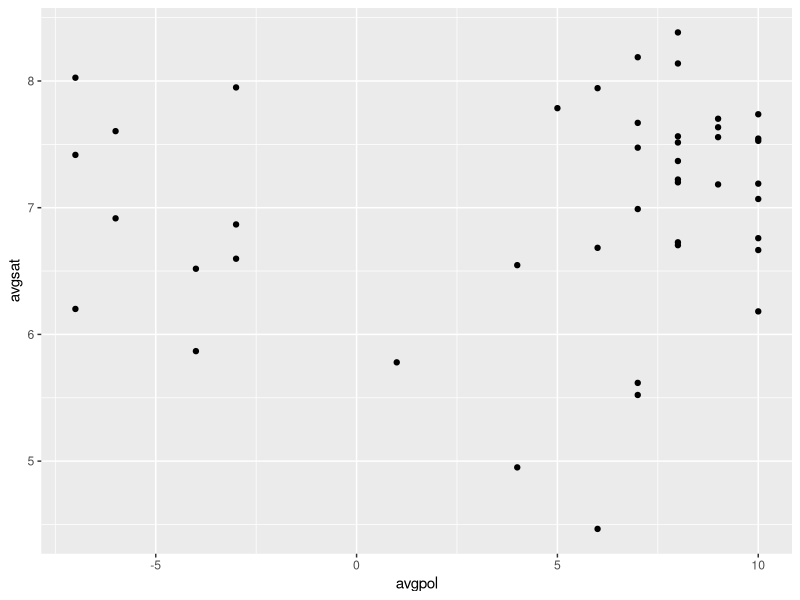
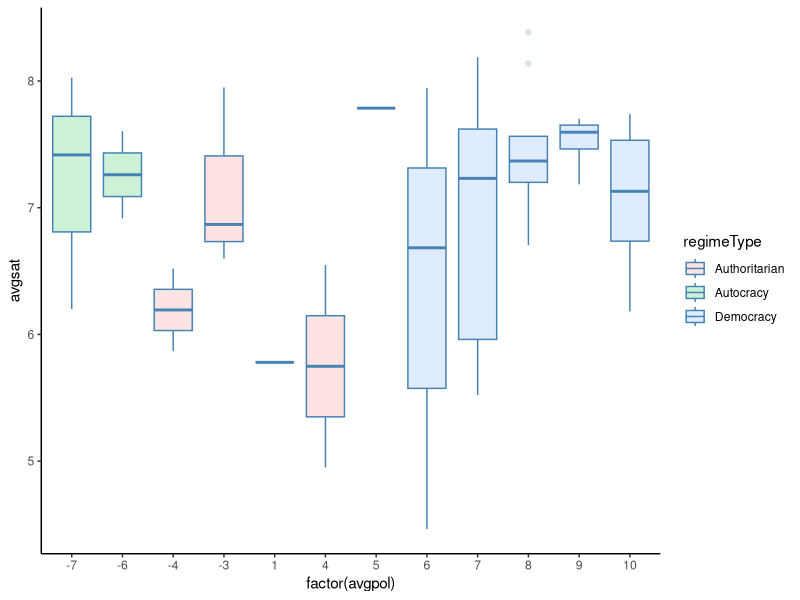
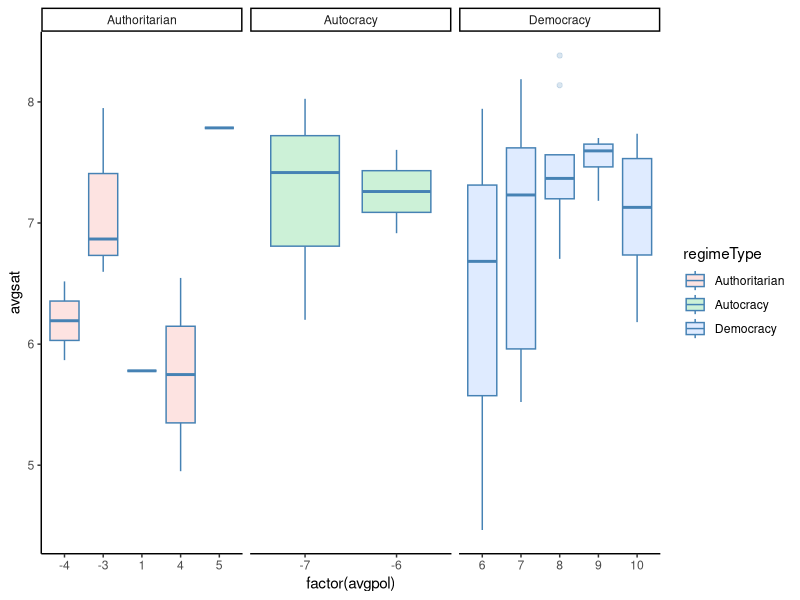
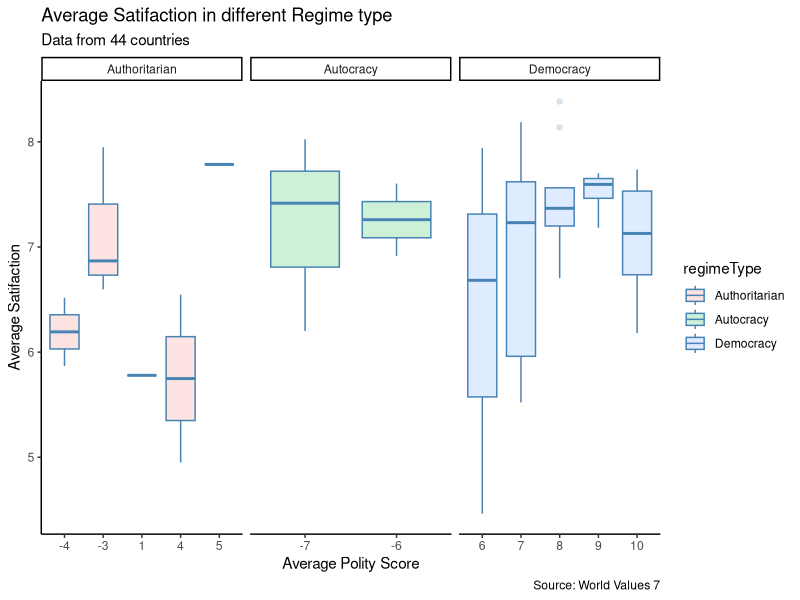
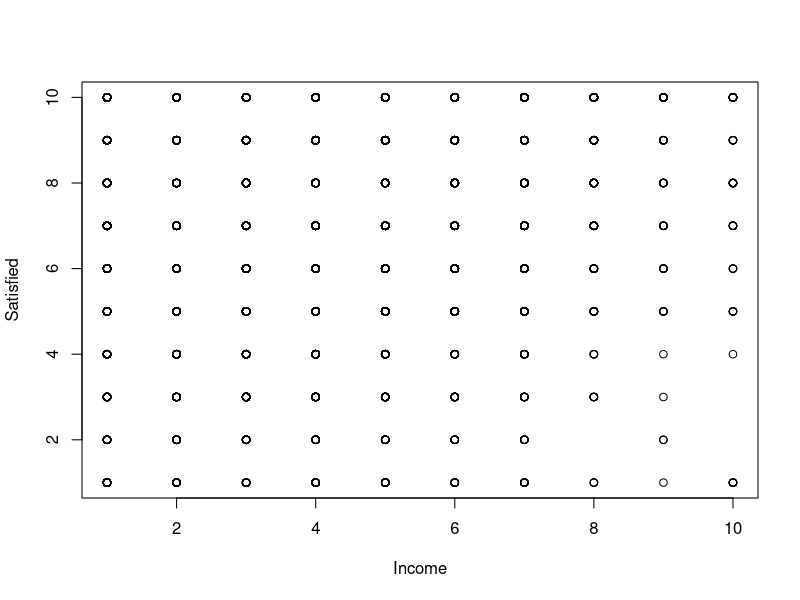
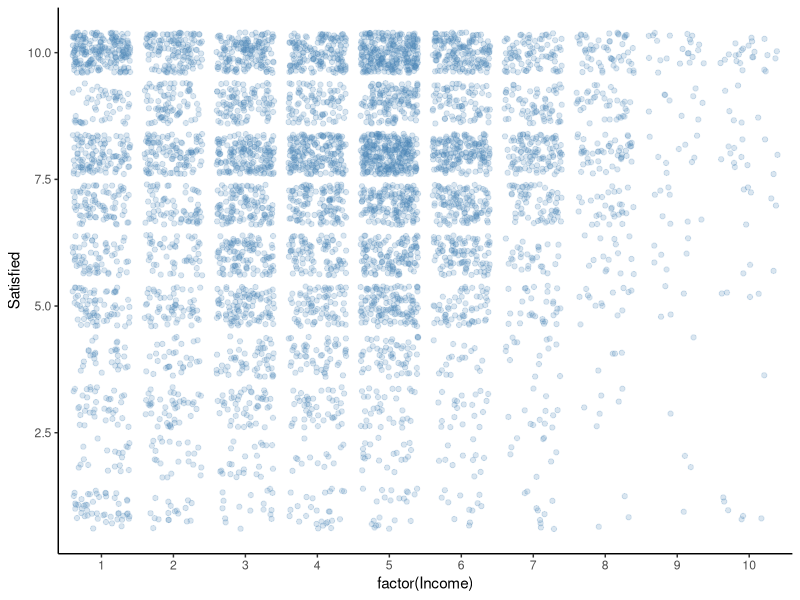
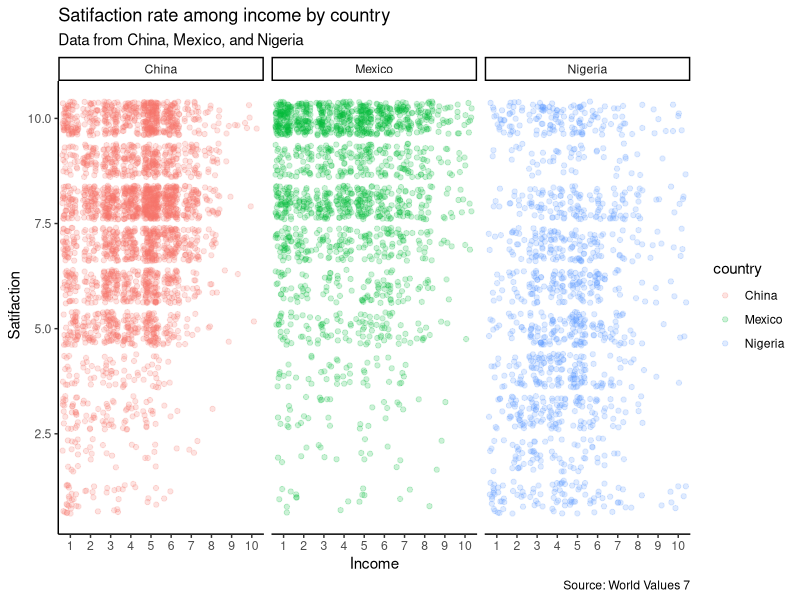

These charts were generated, in order, by the following R code:
## ---- chunk 1
# Load packages used in this session of R
library(tidyverse)
library(knitr)

# As needed, set path to folder where data is located.
opts_knit$set(root.dir = "C:/Users/Xue Feng/Desktop/OPIM606/Lab4")
## ---- chunk 2


countrycode = read_csv("Country codes for WVS wave 7.csv")
wv7 = read_csv("WV7_small.csv")

wv = right_join(countrycode, wv7, by = c("V2" = "B_COUNTRY"))


wv$regimeType = case_when(
  wv$polity >= 6 ~ "Democracy",
  wv$polity <= -6 ~ "Autocracy",
  is.na(wv$polity) ~ "NA",
  wv$polity %in% c(-5:5) ~ "Authoritarian"
)

wv
## ---- chunk 3
wvc = wv %>% filter(!is.na(wv$polity))

df <- wvc %>%
  group_by(country) %>%
  summarize(
    avgsat = mean(Satisfied, na.rm = TRUE),
    avggdp = mean(GDPpercap, na.rm = TRUE),
    avgpol = mean(polity)
  )


df$regimeType = case_when(
  df$avgpol >= 6 ~ "Democracy",
  df$avgpol <= -6 ~ "Autocracy",
  df$avgpol %in% c(-5:5) ~ "Authoritarian"
)

print(df)

## ---- chunk 4

df %>%  ggplot(aes(x = avgpol, y = avgsat)) +
  geom_point() 

## ---- chunk 5

df %>%  ggplot(aes(
  x = factor(avgpol),
  y = avgsat,
  fill = regimeType
)) +
  geom_boxplot(alpha = 0.2,
               color = "steelblue") +
  theme_classic()

## ---- chunk 6

df %>%  ggplot(aes(
  x = factor(avgpol),
  y = avgsat,
  fill = regimeType
)) +
  geom_boxplot(alpha = 0.2,
               color = "steelblue")  +
  facet_wrap( ~ df$regimeType, scales = "free_x") +
  theme_classic()

## ---- chunk 7

df %>%  ggplot(aes(
  x = factor(avgpol),
  y = avgsat,
  fill = regimeType
)) +
  geom_boxplot(alpha = 0.2,
               color = "steelblue")  +
  facet_wrap(~ df$regimeType, scales = "free_x") +
  
  labs(
    x = "Average Polity Score",
    y = "Average Satifaction",
    title = "Average Satifaction in different Regime type",
    subtitle = "Data from 44 countries",
    caption = "Source: World Values 7"
  ) +
  theme_classic()

## ---- chunk 8

selcc = c(156, 566, 484)
selname = unique(wv %>%
                   filter(V2 %in% selcc) %>%
                   dplyr::select(country))$country

wv1 = wv %>%
  filter(country %in% selname) %>%
  filter(!is.na(Income)) %>%
  filter(!is.na(Satisfied))

plot(Satisfied ~ Income , data = wv1)

## ---- chunk 9

wv1 %>%  ggplot(aes(x = factor(Income),
                    y = Satisfied)) +
  geom_jitter(alpha = .2, color = "steelblue") +
  theme_classic()

## ---- chunk 10

wv1 %>% ggplot(aes(
  x = factor(Income),
  y = Satisfied,
  color = country
)) +
  geom_jitter(alpha = .2) +
  facet_wrap( ~ wv1$country, scales = "free_x") +
  labs(
    x = "Income",
    y = " Satifaction",
    title = "Satifaction rate among income by country",
    subtitle = "Data from China, Mexico, and Nigeria",
    caption = "Source: World Values 7"
  ) +
  theme_classic()

